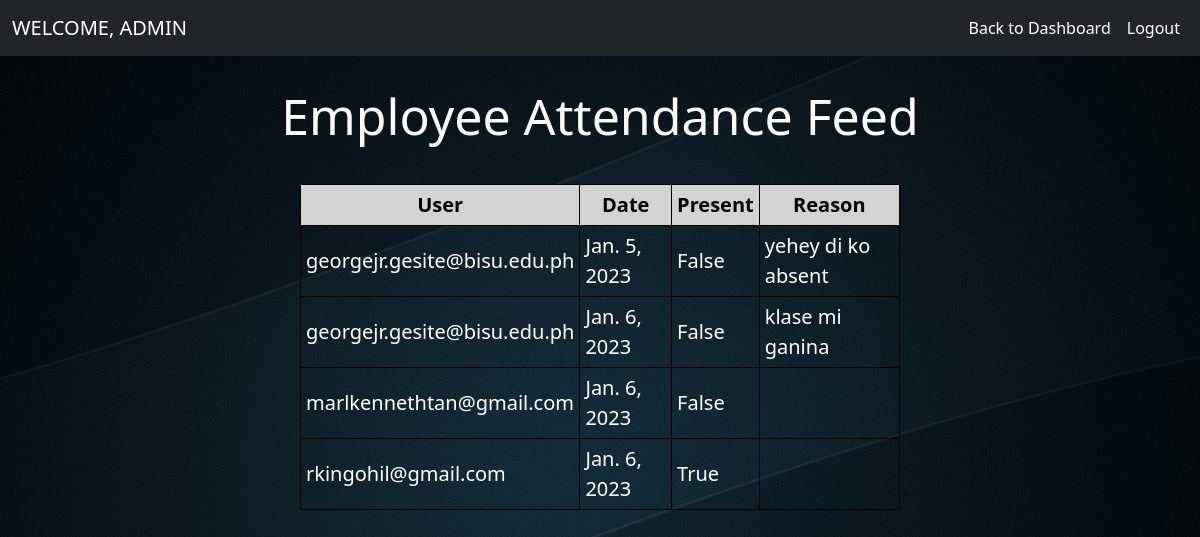
Page /admin-attendance/ on the earlier database version.
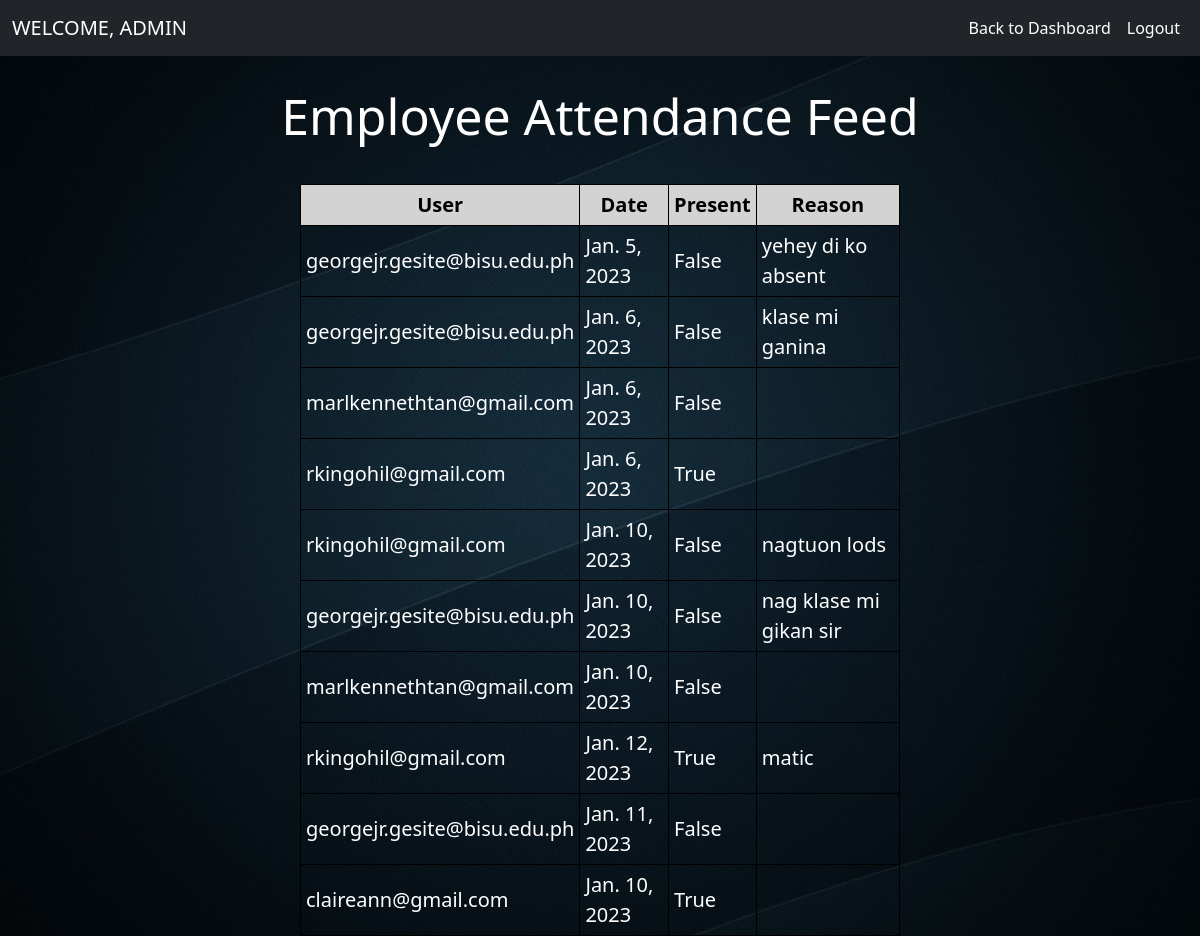
Same page on the later database version.
### other_features/models.py (models this page shows)
class Attendance(models.Model):
    user = models.ForeignKey(User, on_delete=models.CASCADE)
    date = models.DateField()
    present = models.BooleanField(default=False)
    reason = models.TextField(blank=True)

### other_features/views.py (the view)
# urls.py: path('admin-attendance/', admin_attendance, name='admin_attendance'),
def admin_attendance(request):
    attendance_records = Attendance.objects.all()
    current_url = request.get_full_path()
    text = {'attendance_records': attendance_records, 'current_url': current_url}
    return render(request, 'admin_attendance.html', text)

### other_features/templates/admin_attendance.html (shortened to what this page needs)
{% extends 'admin_home.html' %}
{% load static %}
{% block body %}
<body style="background-image:url('{% static 'images/eml.jpg'%}'); background-repeat: no repeat; background-size: 100%">
<div style="text-align: center;">
    <h1>Employee Attendance Feed</h1>
  </div>
<table style="margin: 0 auto;">
    <tr>
        <th>User</th>
        <th>Date</th>
        <th>Present</th>
        <th>Reason</th>
    </tr>
    {% for record in attendance_records %}
<tr>
<td>{{ record.user }}</td>
<td>{{ record.date }}</td>
<td>{{ record.present }}</td>
<td>{{ record.reason }}</td>
</tr>
{% endfor %}
</table>
</body>
{% endblock  %}

Differences in the rows shown:
added Attendance: user "rkingohil@gmail.com", date "Jan. 10, 2023", present "False", reason "nagtuon lods"
added Attendance: user "georgejr.gesite@bisu.edu.ph", date "Jan. 10, 2023", present "False", reason "nag klase mi gikan sir"
added Attendance: user "marlkennethtan@gmail.com", date "Jan. 10, 2023", present "False"
added Attendance: user "rkingohil@gmail.com", date "Jan. 12, 2023", present "True", reason "matic"
added Attendance: user "georgejr.gesite@bisu.edu.ph", date "Jan. 11, 2023", present "False"
added Attendance: user "claireann@gmail.com", date "Jan. 10, 2023", present "True"
